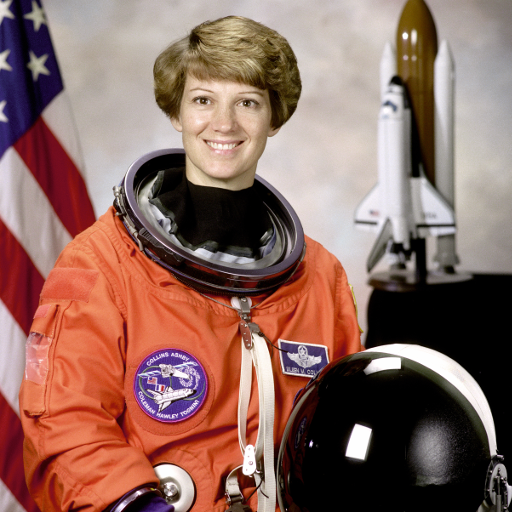
#> input picture Assets/test-images/astronaut.png, 512 x 512 px, given in place of moon.png, which was not available
$ python 05_piecewise_linear.py ../../Assets/test-images/astronaut.png
#> lines starting #> are read from the running program, lines starting #| are printed output that depends on the picture; after the words box and inside, x2 and y2 are one past the last pixel; in counts of white or black regions, pixels touching at a corner belong together; pictures that were not available may be replaced by others from this repository, and a replacement may not be noted
"""第 4 周(3.2 节):灰度变换 —— 05 分段线性:分区间各管各的。

对应文档 Documents/02-intensity/02-gray-transform-tutorial.md 第四节 4.1 / 4.2。

前面四种都是**一个公式管全图**。分段线性把 0~255 切成几段,每段用不同的
(a, b) —— 所以它不是新公式,只是把 01 篇那条 s = a·r + b 分段用了而已。
灵活的代价是转折点得自己定。

本篇做两件事:
    4.1 对比度拉伸  把感兴趣的那一段拉满 0~255,两头压掉
    4.2 灰度级分层  只把某个亮度区间挑出来(工业检测找缺陷的典型手法)

4.3 比特平面是另一套机制(拆二进制位,不是分段映射),留给 06 篇;
阈值化是本篇的退化情形,留给 07 篇,这里只验证「退化」这件事本身。

验证七件事:
1. 三段折线就是三组 (a, b):打印每段的斜率与截距,转折点处首尾相接不断开
2. 拉伸效果:moon.png 的 1%~99% 只跨 83 个灰阶(灰蒙蒙),拉伸后铺满
3. ⚠️ 代价:中间拉开 = 两头压平,被压平的灰阶数与丢掉的像素占比
4. ⚠️ 梳齿:拉伸只能把已有灰度级摊开,不能凭空造中间级,直方图会出现缝隙
5. 转折点怎么选:手工指定 vs 按百分位自动选(1%/99%,即「自动色阶」的做法)
6. r1 = r2 时中间段变垂直,退化成阈值化 —— 与 cv2.threshold 逐像素比对
7. 灰度级分层两种做法:A 二值突出(背景全丢)、B 保留背景(压成一片中灰)

用法:
    .venv/bin/python Ch03_Spatial_Filtering/05_piecewise_linear.py [--show]
    结果图保存到 Assets/results/piecewise-linear-demo.png(对比度拉伸)
                     Assets/results/gray-slicing-demo.png(灰度级分层)
"""

import sys
from pathlib import Path

import cv2
import matplotlib

if "--show" not in sys.argv:
    matplotlib.use("Agg")  # 无窗口环境只保存文件
import matplotlib.pyplot as plt
import numpy as np
import numpy.typing as npt

REPO = Path(__file__).resolve().parents[2]
matplotlib.rcParams["font.family"] = ["Heiti TC", "Arial Unicode MS", "sans-serif"]
matplotlib.rcParams["axes.unicode_minus"] = False

LEVELS = np.arange(256)


def stretch_lut(r1: float, s1: float, r2: float, s2: float) -> npt.NDArray[np.uint8]:
    """三段折线:[0,r1] → [0,s1],[r1,r2] → [s1,s2],[r2,255] → [s2,255]。

    用 np.interp 而不是三个 if 分支:转折点处两段共用同一个端点,
    天然首尾相接,不会因为边界写成 < 还是 <= 而差一个灰阶。
    r1 == r2 时 np.interp 在该点直接跳变,正好退化成阈值化,不用特判。
    """
    s = np.interp(LEVELS, [0.0, r1, r2, 255.0], [0.0, s1, s2, 255.0])
    return np.clip(np.rint(s), 0, 255).astype(np.uint8)


def segment_params(r1: float, s1: float, r2: float, s2: float) -> list[tuple]:
    """把三段折线还原成三组 (区间, a, b) —— 证明它就是分段用的 s = a·r + b。"""
    pts = [(0.0, 0.0, r1, s1), (r1, s1, r2, s2), (r2, s2, 255.0, 255.0)]
    out = []
    for x0, y0, x1, y1 in pts:
        a = (y1 - y0) / (x1 - x0) if x1 != x0 else float("inf")
        out.append((f"[{x0:.0f}, {x1:.0f}]", a, y0 - a * x0 if np.isfinite(a) else float("nan")))
    return out


def histogram(y: npt.NDArray[np.uint8]) -> npt.NDArray[np.int64]:
    """0~255 每个灰阶的像素个数。用 bincount 避免分 bin 时的边界错位。"""
    return np.bincount(y.ravel(), minlength=256)


def flattened_ratio(lut: npt.NDArray[np.uint8],
                    hist: npt.NDArray[np.int64]) -> tuple[int, float]:
    """这条 LUT 压平了多少个输入灰阶,以及落在这些灰阶上的像素占比。

    「压平」= 相邻输入映射到同一个输出。这是分段线性真正的代价:
    不像线性那样拍在 0/255 上显眼,它是在两端悄悄把层次抹平。
    """
    flat = np.zeros(256, dtype=bool)
    same = lut[1:] == lut[:-1]
    flat[1:] |= same
    flat[:-1] |= same
    return int(flat.sum()), float(hist[flat].sum() / hist.sum())


def load_gray(name: str) -> npt.NDArray[np.uint8]:
#> called with name = 'moon.png'
    img = cv2.imread(str(REPO / "Assets" / "test-images" / name), cv2.IMREAD_GRAYSCALE)
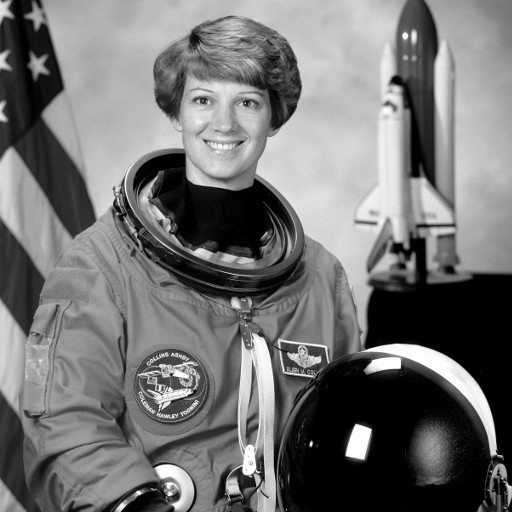
#> img: shape (512, 512); min 0, max 255, mean 115
    if img is None:
        raise SystemExit(f"读图失败: {name}")
    return np.asarray(img, dtype=np.uint8)


def save_slicing_demo(out_path: Path) -> None:
    """4.2 灰度级分层:只把某个亮度区间挑出来,两种做法并排。"""
    img = load_gray("coins.png")
    hist = histogram(img)
    # 硬币比背景亮,取 150 以上这一段。
    # 但这张图打光不均(右上角背景比左下角的硬币还亮),所以必然会误伤 ——
    # 这正是灰度级分层的固有局限:它只看像素值,不看位置。留着不修,见 ⑦ 的输出。
    low, high = 150, 255
    mask = (img >= low) & (img <= high)

    out_a = np.where(mask, 255, 0).astype(np.uint8)          # 二值突出
    out_b = img.copy()
    # 方法 B 的 //3 + 50 没有玄机:把不关心的部分压进 50~135 这个窄范围,
    # 压成一片不刺眼的中灰,目标才显眼,同时还看得见背景在哪。
    out_b[~mask] = out_b[~mask] // 3 + 50

    print("\n--- ⑦ 灰度级分层:只挑 "
          f"[{low}, {high}] 这一段 ---")
    print(f"  命中像素 {int(mask.sum())} 个 = {100 * mask.mean():.1f}%")
    print(f"  方法 A(二值)  输出只剩 {len(np.unique(out_a))} 个值 —— 背景信息全丢")
    print(f"  方法 B(保背景)输出还有 {len(np.unique(out_b))} 个值,"
          f"未命中区被压进 [{int(out_b[~mask].min())}, {int(out_b[~mask].max())}]")
    # 量化「误伤」:右上角那片背景比左下角的硬币还亮,阈值挡不住
    top_right = mask[:mask.shape[0] // 3, -mask.shape[1] // 3:]
    print(f"  ⚠️ 局限:右上角那片纯背景里也有 {100 * top_right.mean():.0f}% 被选中 ——")
    print("     打光不均时,同一个亮度阈值在画面各处的含义不一样。")
    print("     灰度级分层只看像素值、不看位置,这是点运算的天花板;")
    print("     要按局部判断,得上自适应阈值或 CLAHE(见 13_clahe_walkthrough.py)")

    fig, axes = plt.subplots(1, 4, figsize=(17, 4.6))
    for ax, (pic, title) in zip(axes[:3], (
            (img, "原图 coins.png"),
            (out_a, f"方法 A:[{low},{high}] 变白,其余变黑\n干脆,但背景全丢"),
            (out_b, f"方法 B:[{low},{high}] 原样保留,其余压暗压平\n柔和,还看得见背景"))):
        ax.imshow(pic, cmap="gray", vmin=0, vmax=255)
        ax.set_title(title, fontsize=10)
        ax.axis("off")

    ax = axes[3]
    ax.fill_between(LEVELS, hist, color="0.72", zorder=2)
    ax.axvspan(low, high, color="tab:orange", alpha=0.25, zorder=1, label="被挑出的区间")
    ax.set_xlim(0, 255); ax.set_ylim(0, float(hist.max()) * 1.1)
    ax.set_title("选区间就是在直方图上划一刀", fontsize=10)
    ax.set_xlabel("灰阶"); ax.legend(fontsize=8)

    fig.suptitle("灰度级分层:只关心某个亮度区间(工业检测找缺陷的典型手法)", fontsize=12)
    fig.tight_layout(rect=(0.0, 0.0, 1.0, 0.92))
    fig.savefig(out_path, dpi=110)


def main() -> None:
    img = load_gray("moon.png")
    hist = histogram(img)
#> hist = 256 values, max 29404 at index 0, min 123 at index 248, mean 1024
    p1, p99 = np.percentile(img, [1, 99])
#> p1 = 0; p99 = 248
    print(f"原图 moon.png  shape={img.shape}  均值 {img.mean():.1f}  "
          f"标准差 {img.std():.1f}")
#| 原图 moon.png  shape=(512, 512)  均值 115.0  标准差 75.0
    print(f"  1%~99% 只跨 [{p1:.0f}, {p99:.0f}] = {p99 - p1:.0f} 个灰阶 —— 典型的灰蒙蒙")
#|   1%~99% 只跨 [0, 248] = 248 个灰阶 —— 典型的灰蒙蒙

    R1, S1, R2, S2 = 70.0, 0.0, 145.0, 255.0
    lut = stretch_lut(R1, S1, R2, S2)
    out = np.asarray(cv2.LUT(img, lut), dtype=np.uint8)
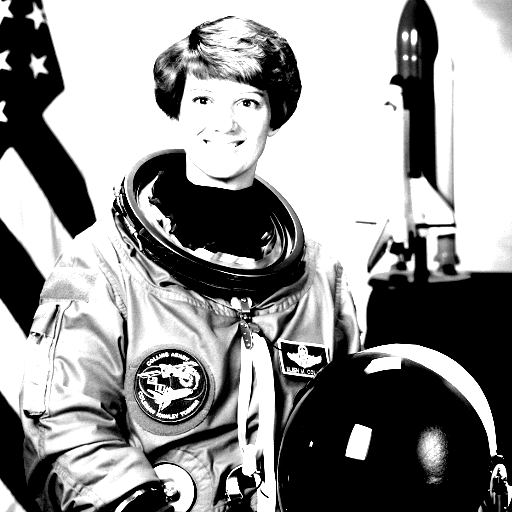
#> out: shape (512, 512); min 0, max 255, mean 146

    # --- ① 三段折线 = 三组 (a, b) ---
    print(f"\n--- ① 分段线性不是新公式,是分段用 s = a·r + b ---")
    print(f"  转折点 (r1,s1)=({R1:.0f},{S1:.0f})  (r2,s2)=({R2:.0f},{S2:.0f})")
    for rng, a, b in segment_params(R1, S1, R2, S2):
        print(f"  {rng:<12s} a={a:6.2f}  b={b:8.2f}")
    joints_ok = int(lut[int(R1)]) == int(round(S1)) and int(lut[int(R2)]) == int(round(S2))
    print(f"  转折点处首尾相接(不断开): {joints_ok}")
    print(f"  单调递增: {bool(np.all(np.diff(lut.astype(np.int16)) >= 0))}")

    # --- ② 拉伸效果 ---
    q1, q99 = np.percentile(out, [1, 99])
#> q1 = 0; q99 = 255
    print("\n--- ② 拉伸效果 ---")
    print(f"  {'':10s}{'标准差':>8s}{'1%~99% 跨度':>14s}{'用到的灰阶数':>14s}")
    print(f"  原图      {img.std():>8.1f}{p99 - p1:>14.0f}{len(np.unique(img)):>14d}")
#|   原图          75.0           248           256
    print(f"  拉伸后    {out.std():>8.1f}{q99 - q1:>14.0f}{len(np.unique(out)):>14d}")
#|   拉伸后       114.7           255            76
    print(f"  对比度(标准差)涨到 {out.std() / img.std():.1f} 倍")
#|   对比度(标准差)涨到 1.5 倍

    # --- ③ 代价:两头被压平 ---
    n_flat, ratio = flattened_ratio(lut, hist)
#> n_flat = 182; ratio = 0.742
    print("\n--- ③ 中间拉开的代价:两头被压平 ---")
    print(f"  256 个输入灰阶里,有 {n_flat} 个被压进了相邻值(层次没了)")
#|   256 个输入灰阶里,有 182 个被压进了相邻值(层次没了)
    print(f"  落在这些灰阶上的像素占 {100 * ratio:.1f}%")
#|   落在这些灰阶上的像素占 74.2%
    print(f"  纯黑像素 {int(hist[0])} → {int(histogram(out)[0])}   "
          f"纯白像素 {int(hist[255])} → {int(histogram(out)[255])}")
#|   纯黑像素 29404 → 84353   纯白像素 213 → 110106
    print("  拉伸不是免费的:r1 以下全压成 0、r2 以上全压成 255,这部分不可逆")

    # --- ④ 梳齿 ---
    ho = histogram(out)
#> ho = 256 values, max 110106 at index 255, min 0 at index 1, mean 1024
    empty_before = int(np.count_nonzero(hist[1:255] == 0))
#> empty_before = 0
    empty_after = int(np.count_nonzero(ho[1:255] == 0))
#> empty_after = 180
    print("\n--- ④ 梳齿:拉开之后中间空出一格格 ---")
    print(f"  1~254 里空着的灰阶:原图 {empty_before} 个 → 拉伸后 {empty_after} 个")
#|   1~254 里空着的灰阶:原图 0 个 → 拉伸后 180 个
    print("  点运算只能把已有灰度级摊开,不能凭空造出中间级 —— 和 01 篇 a>1 时一个道理")

    # --- ⑤ 转折点怎么选 ---
    auto = stretch_lut(float(p1), 0.0, float(p99), 255.0)
#> auto = 256 values from 0 to 255
    out_auto = np.asarray(cv2.LUT(img, auto), dtype=np.uint8)
    print("\n--- ⑤ 转折点:手工指定 vs 按百分位自动选 ---")
    print(f"  手工 [{R1:.0f}, {R2:.0f}]      标准差 {out.std():.1f}  "
          f"压平灰阶 {flattened_ratio(lut, hist)[0]}")
#|   手工 [70, 145]      标准差 114.7  压平灰阶 182
    print(f"  自动 [{p1:.0f}, {p99:.0f}](1%/99%) 标准差 {out_auto.std():.1f}  "
          f"压平灰阶 {flattened_ratio(auto, hist)[0]}")
#|   自动 [0, 248](1%/99%) 标准差 77.1  压平灰阶 8
    print("  自动色阶就是这么干的:按百分位取转折点,故意扔掉两端各 1% 的极值,")
    print("  免得几个噪点把整个区间撑开(详见 Documents/03-histogram/03-contrast.md)")

    # --- ⑥ r1 = r2 退化成阈值化 ---
    T = 112
    degenerate = stretch_lut(float(T), 0.0, float(T), 255.0)
    mine = np.asarray(cv2.LUT(img, degenerate), dtype=np.uint8)
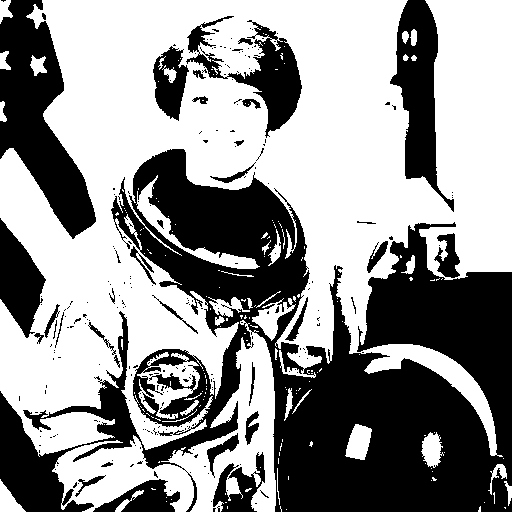
#> mine: shape (512, 512); 57.6% white; 244 black regions (209 under 20 px), largest, box (x1, y1, x2, y2) and area: (0, 149, 512, 512) 78358, (0, 0, 96, 239) 10792, (390, 0, 454, 212) 5917
    _, ref = cv2.threshold(img, T - 1, 255, cv2.THRESH_BINARY)
    print("\n--- ⑥ r1 = r2 时中间段变垂直,退化成阈值化 ---")
    print(f"  取 r1 = r2 = {T}:LUT 里只剩 {len(np.unique(degenerate))} 个不同值 "
          f"{np.unique(degenerate).tolist()}")
    print(f"  与 cv2.threshold(阈值 {T - 1}, BINARY) 逐像素相同: "
          f"{np.array_equal(mine, ref)}")
#|   与 cv2.threshold(阈值 111, BINARY) 逐像素相同: True
    print("  所以阈值化不是另一种方法,是分段线性中间段斜率 → ∞ 的极限")

    # --- 图板一:对比度拉伸 ---
    fig, axes = plt.subplots(2, 3, figsize=(15.5, 9))
    for ax, (pic, title) in zip(axes[0], (
            (img, f"原图 moon.png\n标准差 {img.std():.1f},层次全挤在中间"),
            (out, f"拉伸 [{R1:.0f},{R2:.0f}] → [0,255]\n标准差 {out.std():.1f}"),
            (mine, f"r1=r2={T} 的退化情形\n= 阈值化"))):
        ax.imshow(pic, cmap="gray", vmin=0, vmax=255)
        ax.set_title(title, fontsize=10)
        ax.axis("off")
#> this loop made 3 passes

    ax = axes[1, 0]
    ax.plot([0, 255], [0, 255], color="0.75", lw=1.0, ls="--", label="不变")
    ax.plot(LEVELS, lut, color="tab:red", lw=2.0, label=f"手工 [{R1:.0f},{R2:.0f}]")
    ax.plot(LEVELS, auto, color="tab:blue", lw=1.3, ls="-.",
            label=f"自动 [{p1:.0f},{p99:.0f}]")
    ax.plot([R1, R2], [S1, S2], "o", color="tab:red", ms=6)
    ax.set_xlim(0, 255); ax.set_ylim(0, 255); ax.set_aspect("equal")
    ax.set_title("三段折线:中间陡(拉开),两头平(压掉)", fontsize=10)
    ax.set_xlabel("输入 r"); ax.set_ylabel("输出 s")
    ax.legend(fontsize=8, loc="upper left")

    ax = axes[1, 1]
    ax.fill_between(LEVELS, hist, color="0.72", label="原图:挤成一坨", zorder=2)
    ax.plot(LEVELS, ho, color="tab:red", lw=1.1, label="拉伸后:摊开(带梳齿)", zorder=3)
    ax.axvline(R1, color="0.45", lw=0.9, ls=":")
    ax.axvline(R2, color="0.45", lw=0.9, ls=":")
    ax.set_xlim(0, 255)
    ax.set_ylim(0, float(max(hist.max(), ho.max())) * 1.05)
    ax.set_title(f"直方图:原来只占 83 级,拉伸后铺满\n中间空出 {empty_after} 个灰阶",
                 fontsize=10)
    ax.set_xlabel("灰阶"); ax.legend(fontsize=8, loc="upper right")

    # 扫描区间宽度:窄 = 对比度高但压平多,这就是那个取舍
    ax = axes[1, 2]
    centre = (R1 + R2) / 2
    widths = np.arange(20, 231, 10)
    stds, flats = [], []
    for w in widths:
        lo, hi = max(0.0, centre - w / 2), min(255.0, centre + w / 2)
        lu = stretch_lut(lo, 0.0, hi, 255.0)
        stds.append(float(cv2.LUT(img, lu).std()))
        flats.append(100 * flattened_ratio(lu, hist)[1])
#> after the loop, flats = [93.94, 90.43, 86.79, 83.14, 79.32, 75.66, 71.89, 68.25, 65.11, 62.06, 58.36, 53.54, 49.27, 45.18, 41.32, 37.38, 32.59, 28.45, 24.32, 19.77, 4.63, 3.59]; stds = [123, 121.6, 120.1, 118.6, 117.1, 115.5, 113.9, 112.2, 110.6, 109, 107.4, 105.6, 103.7, 101.8, 99.75, 97.69, 95.55, 93.32, 91.01, 88.62, 86.56, 84.95]
    ax.plot(widths, stds, color="tab:blue", lw=1.8, label="对比度(标准差)")
    ax.plot(widths, flats, color="tab:red", lw=1.8, label="被压平的像素 %")
    ax.axvline(R2 - R1, color="0.5", lw=0.9, ls="--")
    ax.set_xlabel("拉伸区间宽度"); ax.set_title("取舍:区间越窄对比越强,压平也越多",
                                                fontsize=10)
    ax.grid(alpha=0.3); ax.legend(fontsize=8)

    fig.tight_layout()
    out_path = REPO / "Assets" / "results" / "piecewise-linear-demo.png"
    out_path.parent.mkdir(parents=True, exist_ok=True)
    fig.savefig(out_path, dpi=110)
#> figure, not shown here; panel 4: curve peaks at x = 145, y = 255; panel 4: curve peaks at x = 248, y = 255; panel 5: curve peaks at x = 255, y = 110106; panel 6: curve peaks at x = 20, y = 123
    print(f"\n结果已保存: {out_path.relative_to(REPO)}")

    # --- 图板二:灰度级分层 ---
    slicing = out_path.with_name("gray-slicing-demo.png")
    save_slicing_demo(slicing)
#> call 2 of load_gray, with name = 'coins.png'
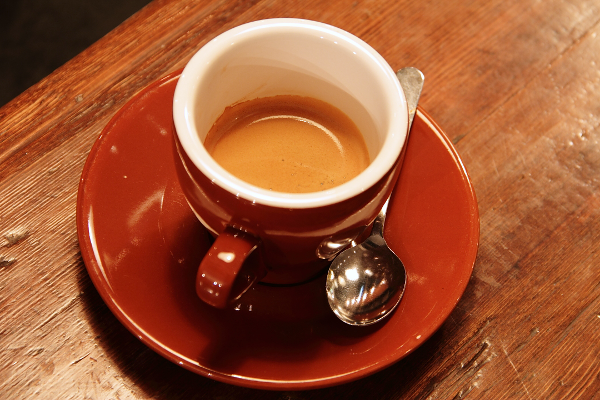
#> input picture Assets/test-images/coffee.png, 600 x 400 px, given in place of coins.png, which was not available
#> in load_gray (call 2), `img = cv2.imread(str(REPO / "Assets" / "test-images" / name), cv2.IMRE..`:
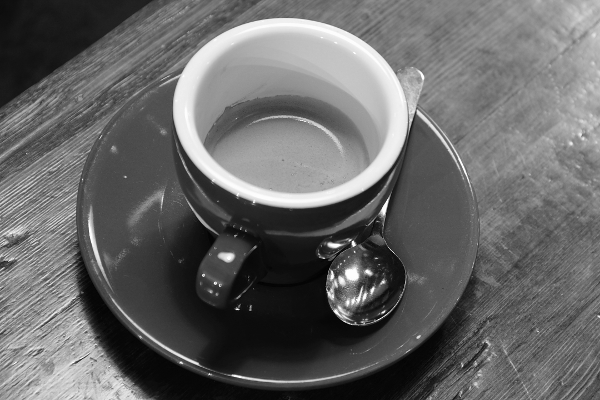
#> img: shape (400, 600); min 0, max 255, mean 103.1
#> in save_slicing_demo, `hist = histogram(img)`: hist = 256 values, max 2992 at index 12, min 1 at index 1, mean 937.5
#> in save_slicing_demo, `mask = (img >= low) & (img <= high)`: mask: shape (400, 600) bool; 20.6% white; 570 white regions (506 under 20 px), largest, box (x1, y1, x2, y2) and area: (160, 18, 425, 208) 27440, (0, 283, 146, 400) 7667, (526, 0, 600, 162) 7003
#|   命中像素 49448 个 = 20.6%
#|   方法 A(二值)  输出只剩 2 个值 —— 背景信息全丢
#|   方法 B(保背景)输出还有 156 个值,未命中区被压进 [50, 99]
#> in save_slicing_demo, `top_right = mask[:mask.shape[0] // 3, -mask.shape[1] // 3:]`:
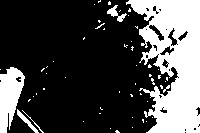
#> top_right: shape (133, 200) bool; 28.9% white; 54 white regions (48 under 20 px), largest, box (x1, y1, x2, y2) and area: (126, 0, 200, 133) 6143, (0, 67, 25, 133) 1059, (107, 5, 127, 22) 121, (17, 109, 39, 133) 115, (22, 110, 44, 133) 33, (163, 85, 170, 93) 20
#|   ⚠️ 局限:右上角那片纯背景里也有 29% 被选中 ——
#> the loop in save_slicing_demo, `for ax, (pic, title) in zip(axes[:3], ( (img, "原图 coins.png"), (out_a,..` made 3 passes
#> title on pass 1: '原图 coins.png'
#> in save_slicing_demo, `fig.savefig(out_path, dpi=110)`:
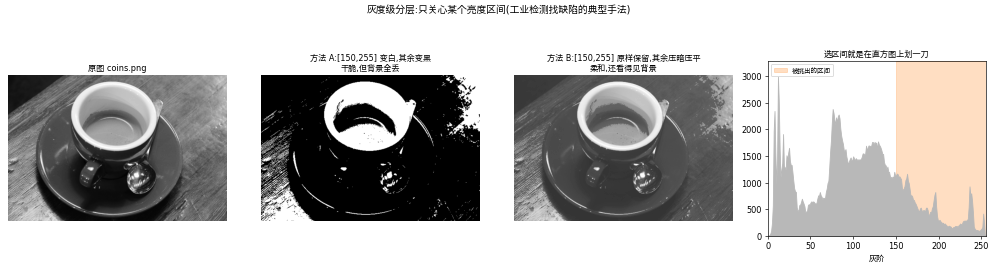
#> figure drawn by matplotlib, 4 panels
    print(f"结果已保存: {slicing.relative_to(REPO)}")

    if "--show" in sys.argv:
        plt.show()


if __name__ == "__main__":
    main()
